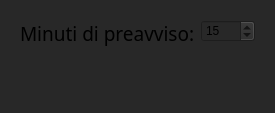
             <widget class="QWidget" name="page_3">
              <property name="styleSheet">
               <string notr="true">background-color: rgb(40, 40, 40);</string>
              </property>
              <layout class="QVBoxLayout" name="verticalLayout_11">
               <item>
                <widget class="QWidget" name="widget_5" native="true">
                 <layout class="QVBoxLayout" name="verticalLayout_10">
                  <item>
                   <layout class="QFormLayout" name="formLayout_2">
                    <item row="0" column="0">
                     <widget class="QLabel" name="preavvisoLabel">
                      <property name="font">
                       <font>
                        <family>Sitka</family>
                        <pointsize>14</pointsize>
                       </font>
                      </property>
                      <property name="text">
                       <string>Minuti di preavviso:</string>
                      </property>
                     </widget>
                    </item>
                    <item row="0" column="1">
                     <widget class="QSpinBox" name="preavvisoSpinBox">
                      <property name="sizePolicy">
                       <sizepolicy hsizetype="Fixed" vsizetype="Fixed">
                        <horstretch>0</horstretch>
                        <verstretch>0</verstretch>
                       </sizepolicy>
                      </property>
                      <property name="minimumSize">
                       <size>
                        <width>50</width>
                        <height>0</height>
                       </size>
                      </property>
                      <property name="maximum">
                       <number>1440</number>
                      </property>
                      <property name="value">
                       <number>15</number>
                      </property>
                     </widget>
                    </item>
                    <item row="1" column="0">
                     <spacer name="verticalSpacer_7">
                      <property name="orientation">
                       <enum>Qt::Orientation::Vertical</enum>
                      </property>
                      <property name="sizeHint" stdset="0">
                       <size>
                        <width>20</width>
                        <height>40</height>
                       </size>
                      </property>
                     </spacer>
                    </item>
                   </layout>
                  </item>
                 </layout>
                </widget>
               </item>
              </layout>
             </widget>
